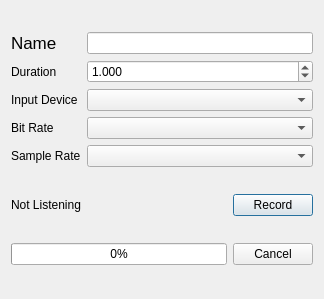
<?xml version="1.0" encoding="UTF-8"?>
<ui version="4.0">
 <class>TSignalSettings</class>
 <widget class="QDialog" name="TSignalSettings">
  <property name="geometry">
   <rect>
    <x>0</x>
    <y>0</y>
    <width>324</width>
    <height>299</height>
   </rect>
  </property>
  <property name="windowTitle">
   <string>Add Signal</string>
  </property>
  <layout class="QGridLayout" name="gridLayout_2">
   <item row="0" column="0" colspan="2">
    <layout class="QGridLayout" name="gridLayout">
     <item row="0" column="1">
      <widget class="QLineEdit" name="NameBox"/>
     </item>
     <item row="0" column="0">
      <widget class="QLabel" name="label">
       <property name="font">
        <font>
         <pointsize>13</pointsize>
        </font>
       </property>
       <property name="text">
        <string>Name</string>
       </property>
      </widget>
     </item>
     <item row="1" column="0">
      <widget class="QLabel" name="label_2">
       <property name="text">
        <string>Duration</string>
       </property>
      </widget>
     </item>
     <item row="2" column="0">
      <widget class="QLabel" name="label_5">
       <property name="text">
        <string>Input Device</string>
       </property>
      </widget>
     </item>
     <item row="1" column="1">
      <widget class="QDoubleSpinBox" name="RecordTimeBox">
       <property name="decimals">
        <number>3</number>
       </property>
       <property name="minimum">
        <double>0.001000000000000</double>
       </property>
       <property name="value">
        <double>1.000000000000000</double>
       </property>
      </widget>
     </item>
     <item row="3" column="0">
      <widget class="QLabel" name="label_3">
       <property name="text">
        <string>Bit Rate</string>
       </property>
      </widget>
     </item>
     <item row="2" column="1">
      <widget class="QComboBox" name="AudioDeviceSelector"/>
     </item>
     <item row="3" column="1">
      <widget class="QComboBox" name="AudioBitRateSelector"/>
     </item>
     <item row="4" column="0">
      <widget class="QLabel" name="label_4">
       <property name="text">
        <string>Sample Rate</string>
       </property>
      </widget>
     </item>
     <item row="4" column="1">
      <widget class="QComboBox" name="AudioSampleRateBox"/>
     </item>
    </layout>
   </item>
   <item row="1" column="0">
    <widget class="QLabel" name="ListeningStatusLabel">
     <property name="text">
      <string>Not Listening</string>
     </property>
    </widget>
   </item>
   <item row="1" column="1">
    <widget class="QPushButton" name="RecordButton">
     <property name="text">
      <string>Record</string>
     </property>
    </widget>
   </item>
   <item row="2" column="0">
    <widget class="QProgressBar" name="ListeningStatusBar">
     <property name="value">
      <number>0</number>
     </property>
    </widget>
   </item>
   <item row="2" column="1">
    <widget class="QPushButton" name="CancelButton">
     <property name="text">
      <string>Cancel</string>
     </property>
    </widget>
   </item>
  </layout>
 </widget>
 <resources/>
 <connections>
  <connection>
   <sender>CancelButton</sender>
   <signal>clicked()</signal>
   <receiver>TSignalSettings</receiver>
   <slot>reject()</slot>
   <hints>
    <hint type="sourcelabel">
     <x>246</x>
     <y>282</y>
    </hint>
    <hint type="destinationlabel">
     <x>280</x>
     <y>408</y>
    </hint>
   </hints>
  </connection>
 </connections>
</ui>
